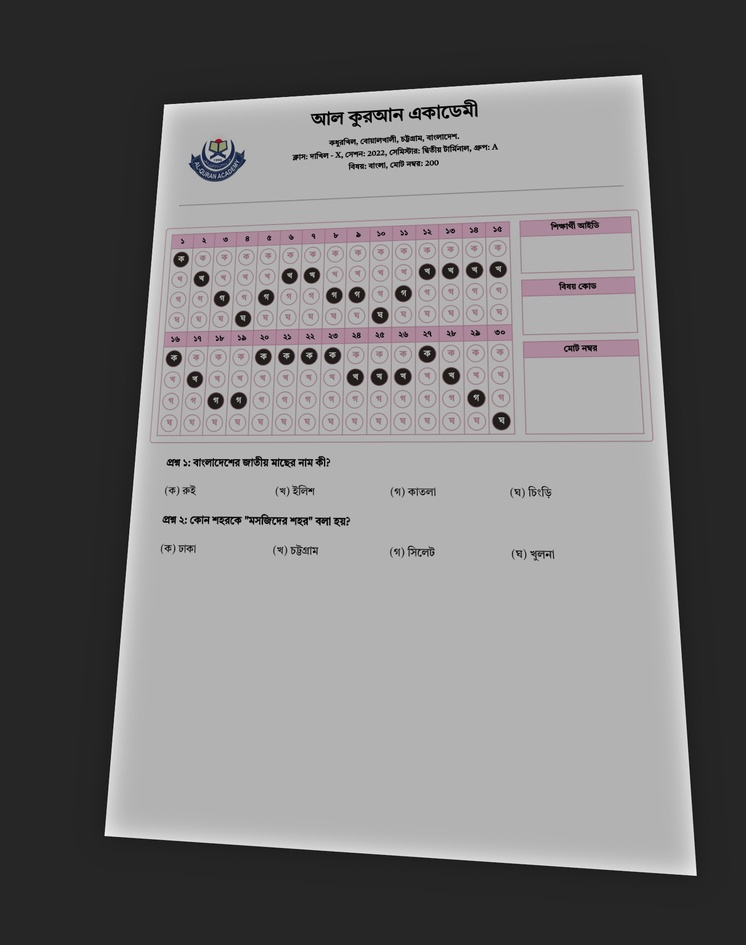
#> input picture samples/q-paper_tilted.jpg, 746 x 945 px, shrunk from 1500 x 1900 before the run, given in place of the camera
$ python main-video-v1.py
#> lines starting #> are read from the running program, lines starting #| are printed output that depends on the picture; after the words box and inside, x2 and y2 are one past the last pixel; in counts of white or black regions, pixels touching at a corner belong together
#> further down, frame is the input picture: shape (945, 746, 3); mean B, G, R 116.4, 115.8, 117.1
import cv2
import numpy as np
import os


def display_and_split_biggest_rectangle_part(image): # Changed to take image directly
    """
    Loads an image, finds the biggest rectangular part (the OMR form),
    and splits it into the answer section and info section.
    Returns these as NumPy arrays along with their absolute bounding boxes
    and the bounding box of the overall biggest rectangle.
    """
    if image is None:
        print(f"❌ Error: Input image is None.")
        return None, None, None, None

    gray = cv2.cvtColor(image, cv2.COLOR_BGR2GRAY)
    _, thresh = cv2.threshold(gray, 200, 255, cv2.THRESH_BINARY_INV)
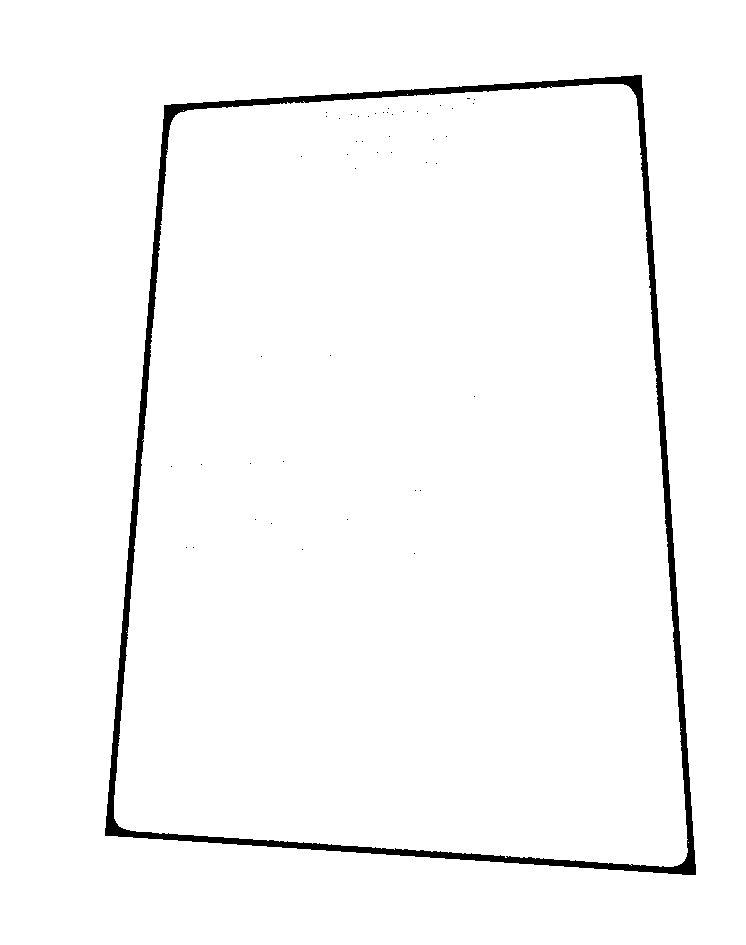
#> thresh: shape (945, 746); 97.7% white; 48 black regions (47 under 20 px), largest, box (x1, y1, x2, y2) and area: (105, 75, 696, 875) 16451

    contours, _ = cv2.findContours(thresh, cv2.RETR_EXTERNAL, cv2.CHAIN_APPROX_SIMPLE)
#> contours = [[[0, 0], [0, 944], [745, 944], [745, 0]]]

    biggest_rect = None
    max_area = 0

    for contour in contours:
        perimeter = cv2.arcLength(contour, True)
        approx = cv2.approxPolyDP(contour, 0.02 * perimeter, True)

        if len(approx) == 4 and cv2.contourArea(approx) > 1000:  # Filter by 4 vertices and minimum area
            x, y, w, h = cv2.boundingRect(approx)
            area = w * h
            if area > max_area:
                max_area = area
                biggest_rect = (x, y, w, h)
#> this loop made 1 pass
#> (perimeter, approx, x, y, w, h, area, max_area) on pass 1: (3378, [[0, 0], [0, 944], [745, 944], [745, 0]], 0, 0, 746, 945, 704970, 704970)
#> after the loop, max_area = 704970

    info_section_abs_bbox = None
    answer_section_img = None
    info_section_img = None

    if biggest_rect:
        x, y, w, h = biggest_rect
        rectangular_part = image[y:y + h, x:x + w]

        # Calculate coordinates for info section within the original image (relative to overall image)
        info_section_with_outer_abs_x = x + int(0.75 * w)
#> info_section_with_outer_abs_x = 559
        info_section_with_outer_abs_y = y
#> info_section_with_outer_abs_y = 0
        info_section_with_outer_abs_w = w - int(0.75 * w)
#> info_section_with_outer_abs_w = 187
        info_section_with_outer_abs_h = h
#> info_section_with_outer_abs_h = 945

        answer_section_with_outer = rectangular_part[:, 0:int(0.75 * w)]
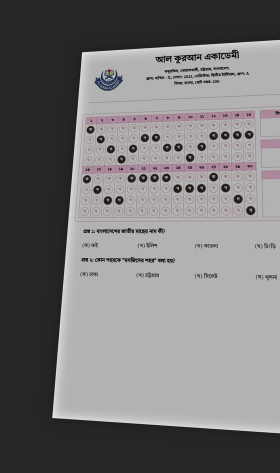
#> answer_section_with_outer: shape (945, 559, 3) (shown at 1/2 size); mean B, G, R 119.2, 118.5, 120
        info_section_with_outer = rectangular_part[:, int(0.75 * w):]
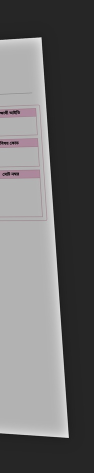
#> info_section_with_outer: shape (945, 187, 3) (shown at 1/2 size); mean B, G, R 108, 107.6, 108.4

        def crop_white_borders_with_offset(section_image, current_abs_x, current_abs_y):
            """
            Finds the main content within a section (removing white borders)
            and returns the cropped image along with its absolute bounding box.
            """
#> called with current_abs_x = 0, current_abs_y = 0
            if section_image is None or section_image.size == 0:
                return section_image, (current_abs_x, current_abs_y, 0, 0)

            gray_section = cv2.cvtColor(section_image, cv2.COLOR_BGR2GRAY)
            _, thresh_section = cv2.threshold(gray_section, 200, 255, cv2.THRESH_BINARY_INV)
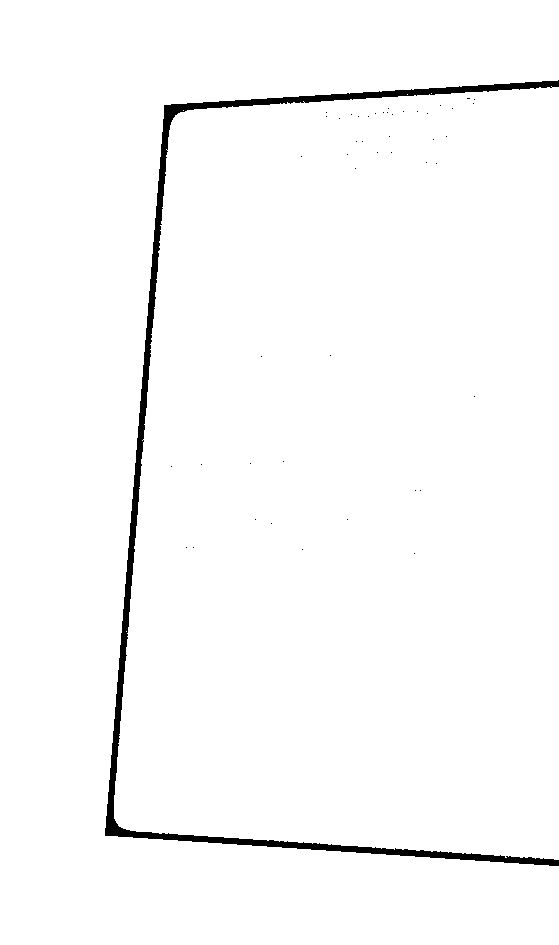
#> thresh_section: shape (945, 559); 98.1% white; 48 black regions (47 under 20 px)
            contours_section, _ = cv2.findContours(thresh_section, cv2.RETR_EXTERNAL, cv2.CHAIN_APPROX_SIMPLE)
#> contours_section = 6 contours, 4 with area under 20; largest, box (x1, y1, x2, y2) and area: (114, 86, 559, 860) 310608, (0, 0, 559, 945) 204645

            if contours_section:
                largest_contour_section = max(contours_section, key=cv2.contourArea)
#> largest_contour_section = contour of 491 points, box (x1, y1, x2, y2) (114, 86, 559, 860), area 310608
#> (the rest of the program and of its run is left out)
